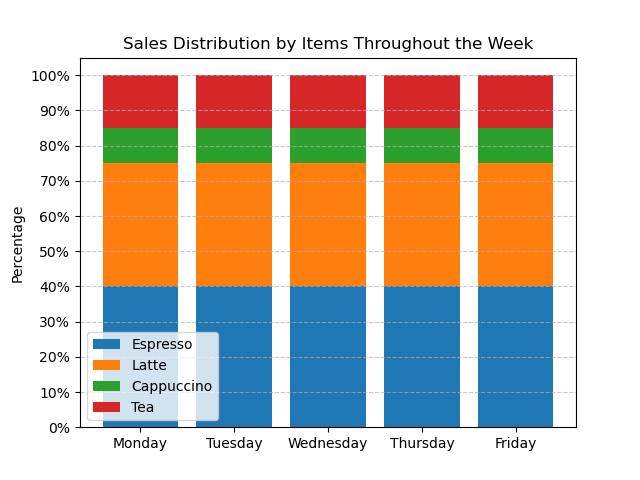

Python code for this plot:

import matplotlib.pyplot as plt

# Provided data
data = [
    {'Item': 'Espresso', 'Monday': '40%', 'Tuesday': '35%', 'Wednesday': '50%', 'Thursday': '45%', 'Friday': '40%'},
    {'Item': 'Latte', 'Monday': '30%', 'Tuesday': '40%', 'Wednesday': '25%', 'Thursday': '30%', 'Friday': '35%'},
    {'Item': 'Cappuccino', 'Monday': '20%', 'Tuesday': '15%', 'Wednesday': '15%', 'Thursday': '15%', 'Friday': '10%'},
    {'Item': 'Tea', 'Monday': '10%', 'Tuesday': '10%', 'Wednesday': '10%', 'Thursday': '10%', 'Friday': '15%'}
]

# Extract the days of the week
days = ['Monday', 'Tuesday', 'Wednesday', 'Thursday', 'Friday']

# Initialize a dictionary to hold percentages for each item per day
percentages = {day: [] for day in days}
items = []

# Populate the percentages dictionary and items list
for entry in data:
    items.append(entry['Item'])
    for day in days:
        percentages[day].append(float(entry[day].rstrip('%')) / 100)  # Convert strings to float and remove the '%' sign

# Initialize the bottom for the stacked bars
bottoms = [0] * len(days)

# Set up colors for each stack
colors = ['#1f77b4', '#ff7f0e', '#2ca02c', '#d62728']  # Feel free to change the color codes

# Create the figure and axis objects
fig, ax = plt.subplots()

for idx, item in enumerate(items):
    ax.bar(days, percentages[day][idx], bottom=bottoms, label=item, color=colors[idx])
    # Update the bottoms array to stack the next item on top
    bottoms = [bottoms[j] + percentages[day][idx] for j in range(len(days))]

# Add labels and title
ax.set_ylabel('Percentage')
ax.set_title('Sales Distribution by Items Throughout the Week')

# Format y-ticks as percentages
plt.yticks(ticks=[i/10 for i in range(0, 11)], labels=['{}%'.format(i*10) for i in range(0, 11)])

# Add legend
ax.legend()

# Show grid
plt.grid(axis='y', linestyle='--', alpha=0.7)

# Display the plot
plt.show()
